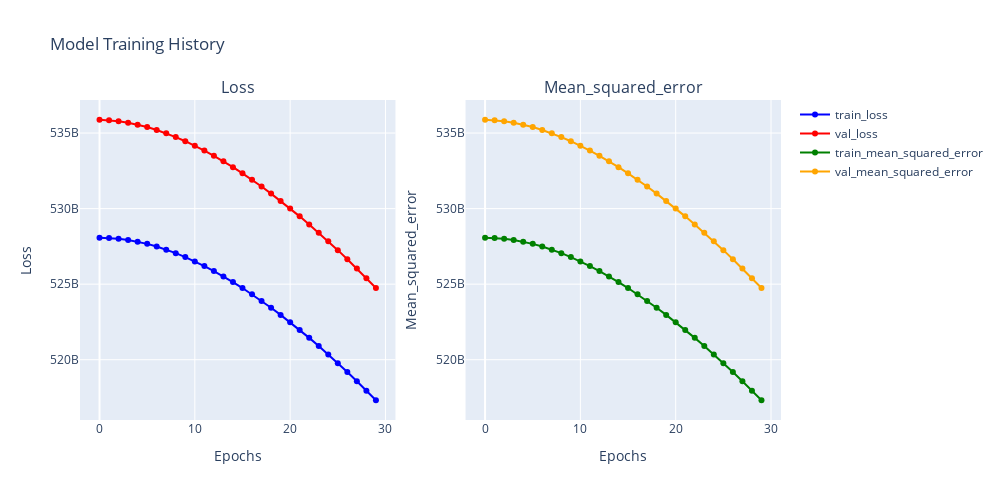

The notebook cell saved with this chart:
### Code cell
# Plot the training and validation accuracy over epochs
plot_history(history, metric='mean_squared_error')
